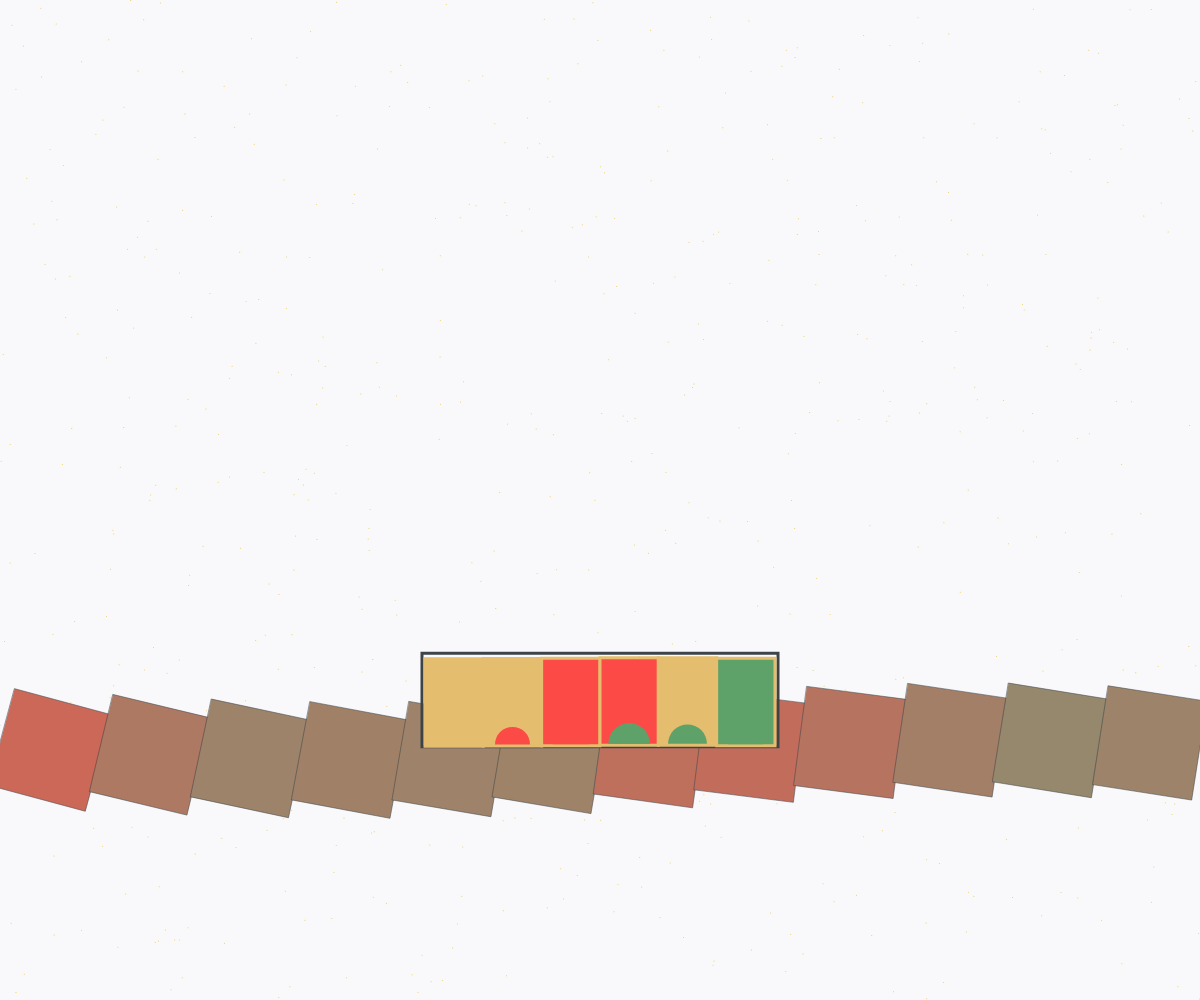
Frame 1 (no input)
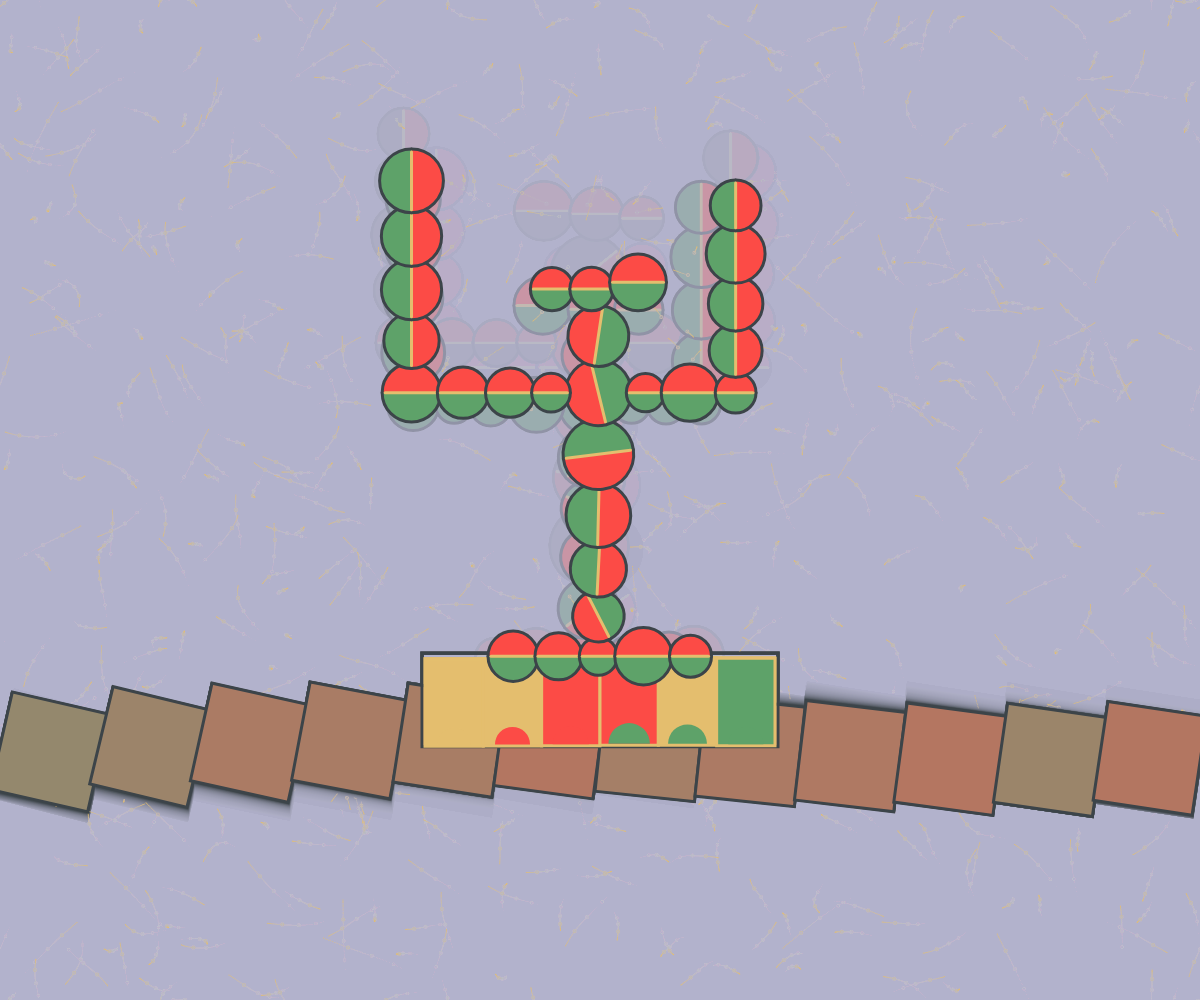
Frame 60 (no input)
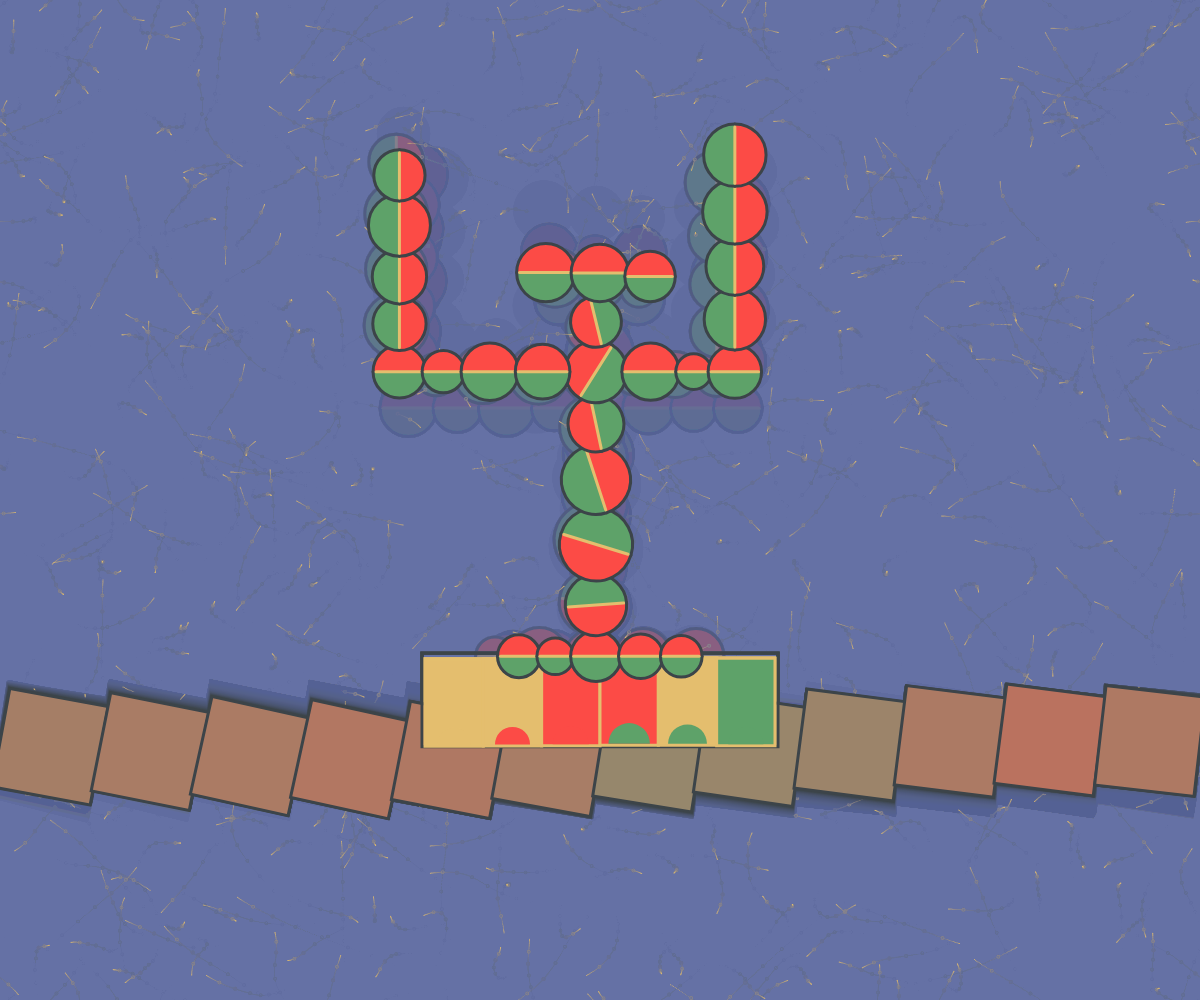
Frame 120 (the mouse pressed at the canvas centre since frame 60)

The p5.js sketch that drew these frames (run headless with seeded random() and noise() and a simulated clock; from frame 60 on, the mouse is pressed at the canvas centre):

// p5.js sketch
// ── sketch.js
let density = 0.0005; // Background Line Density
let squareColor, strokeColor, baseColors;
let baseUnits = []; // An array to contain rectangular base
let timeOffset = 0;
let noiseoffset = 0;
let particles = [];
let frameCount = 0;


// BicolorCircle class
class BicolorCircle {
  constructor(x, y, diameter) {
    this.x = x;
    this.y = y;
    this.diameter = diameter;
  }

  display() {
    let noiseFactor = noise(this.x * 0.001, this.y * 0.001, timeOffset);//Use Perlin noise to change the size of the circle
    let animatedDiameter = this.diameter + noiseFactor * 10;
    // Set a uniform stroke
    stroke(strokeColor);
    strokeWeight(3);

    // Draw the upper half red
    fill('#fc4b46');
    arc(this.x, this.y, animatedDiameter, animatedDiameter, PI, 0);

    // Draw the lower half green
    fill('#5ea269');
    arc(this.x, this.y, animatedDiameter, animatedDiameter, 0, PI);

    // Draw the yellow line dividing the middle
    stroke('#e4be6e');
    line(this.x - animatedDiameter / 2 + 3, this.y, this.x + animatedDiameter / 2 - 3, this.y);
  }
}
//Added particle Class to the base code for group work
class Particle {
  constructor() {
    this.x = random(width);
    this.y = random(height);
    this.noiseOffsetX = random(1000);
    this.noiseOffsetY = random(1000);
  }
  update() {
    // Using noise to control particles movement
    this.x += map(noise(this.noiseOffsetX), 0, 1, -2, 2);
    this.y += map(noise(this.noiseOffsetY), 0, 1, -2, 2);
    this.noiseOffsetX += 0.005;
    this.noiseOffsetY += 0.005;

    // Boundary 
    if (this.x > width) this.x = 0;
    if (this.x < 0) this.x = width;
    if (this.y > height) this.y = 0;
    if (this.y < 0) this.y = height;
  }

  display() {
    fill('#e4be6e');
    ellipse(this.x, this.y, 1, 1);
  }
}



// RectangleUnit Class
class RectangleUnit {
  constructor(x, y, width, height, color) {
    this.x = x;
    this.y = y;
    this.width = width;
    this.height = height;
    this.color = color;
    this.semicircleDiameter = random(width * 0.5, width * 0.75);
    this.bottomSemicircleColor = random(baseColors);
  }

  display() {
    let noiseFactor = noise(this.x * 0.01, timeOffset) * 5;
    let animatedY = this.y + noiseFactor;//Use perlin noise to change the Y coordinate of the small square
    //rectangular base
    stroke('#e4be6e');
    strokeWeight(3);
    fill(this.color);
    rect(this.x, animatedY, this.width, this.height);

    // Draw semicircle with the bottom edge
    noStroke();
    fill(this.bottomSemicircleColor);
    arc(
      this.x + this.width / 2,
      animatedY + this.height - 1.5,
      this.semicircleDiameter,
      this.semicircleDiameter,
      PI, TWO_PI
    );
  }
}


function setup() {
  createCanvas(windowWidth, windowHeight);

  // Define stroke properties
  strokeWeight(0.5);
  stroke(255, 255, 102, 50);
  noFill();

  // Define colors
  strokeColor = '#3c4449';
  squareColor = color('#69a27d');
  baseColors = ['#e4be6e', '#5ea269', '#fc4b46'];

  // Create particles based on canvas size
  let numBranches = int(windowWidth * windowHeight * density);
  for (let i = 0; i < numBranches; i++) {
    particles.push(new Particle());
  }

  // Create base
  createBase();
}

function draw() {
  // Clear canvas with a transparent background to create a fading effect
  //Create a color object to change the background color as the mouse moves. Both x and y have different effects.
  let bgColor = color(noise(mouseX * 0.001) * 255, noise(mouseY * 0.001) * 255, 200 - (mouseY * 0.1));
  bgColor.setAlpha(20); // Set transparency to 20
  background(bgColor); // Use background color with transparency

  // Draw background elements first (particles)
  for (let particle of particles) {
    particle.update();
    particle.display();
  }

  // Draw green squares
  drawGreenSquares();

  // Draw base elements
  drawBase();

  // Draw connected circles last to ensure they are on top
  frameCount++;
  if (frameCount % 15 === 0) { // update every 10 frame
    drawConnectedCircles();
  }
}
function drawConnectedCircles() {
  let squareSize = height * 0.1;
  let baseWidth = squareSize * 3.5;
  let rectWidth = baseWidth / 6;
  let yPosition = height * 0.7 - (rectWidth * 1.5) / 2;

  // Record the data of the five horizontal circles at the bottom
  let diameters = [];
  let totalWidth = 0;
  for (let i = 0; i < 5; i++) {
    let diameter = random(rectWidth * 0.5, rectWidth);
    diameters.push(diameter);
    totalWidth += diameter;
  }

  let centerX = width / 2;
  let startX = centerX - totalWidth / 2;

  // Draw the five horizontal circles at the bottom
  let currentX = startX;
  for (let i = 0; i < 5; i++) {
    let circleDiameter = diameters[i];
    let bicolorCircle = new BicolorCircle(currentX + circleDiameter / 2, yPosition, circleDiameter);
    bicolorCircle.display();
    currentX += circleDiameter;

    // Draw six vertical circles for the third circle
    if (i === 2) {
      let verticalY = yPosition - circleDiameter / 2;
      // Record data based on the fifth circle
      let fifthVerticalCircleY = null;
      let fifthCircleDiameter = null;

      for (let j = 0; j < 6; j++) {
        let verticalDiameter = random(rectWidth * 0.75, rectWidth * 1.25);

        // Controlling rotation with noise
        noiseoffset += 1;
        let trunkRotate = noise(noiseoffset) * TWO_PI;
        push();
        translate(currentX - circleDiameter / 2, verticalY - verticalDiameter / 2);
        rotate(trunkRotate);
        let verticalCircle = new BicolorCircle(0, 0, verticalDiameter);
        verticalCircle.display();
        pop();

        // Record the center position and diameter at the fifth vertical circle
        if (j === 4) {
          fifthVerticalCircleY = verticalY;
          fifthCircleDiameter = verticalDiameter;
        }
        verticalY -= verticalDiameter;
      }

      // Add horizontal circles to the left and right sides of the fifth vertical circle
      if (fifthVerticalCircleY !== null && fifthCircleDiameter !== null) {
        let adjustedY = fifthVerticalCircleY - fifthCircleDiameter / 2;

        let leftDiameters = [];
        let leftTotalWidth = 0;

        //Record the data of the fifth circle
        for (let k = 0; k < 4; k++) {
          let leftDiameter = random(rectWidth * 0.5, rectWidth);
          leftDiameters.push(leftDiameter);
          leftTotalWidth += leftDiameter;
        }

        let leftStartX = currentX - circleDiameter / 2 - fifthCircleDiameter / 2 - leftTotalWidth;

        // Draw four horizontal circles on the left
        for (let k = 0; k < 4; k++) {
          let leftCircleDiameter = leftDiameters[k];
          let leftCircleX = leftStartX + leftCircleDiameter / 2;
          let leftCircle = new BicolorCircle(leftCircleX, adjustedY, leftCircleDiameter);
          leftCircle.display();
          leftStartX += leftCircleDiameter;

          // Draw four vertical circles on the left
          if (k === 0) {
            let verticalY = adjustedY - leftCircleDiameter / 2;
            for (let j = 0; j < 4; j++) {
              let verticalDiameter = random(rectWidth * 0.75, rectWidth * 1);
              // Rotate 90 degrees
              push();
              translate(leftCircleX, verticalY - verticalDiameter / 2);
              rotate(HALF_PI);
              let verticalCircle = new BicolorCircle(0, 0, verticalDiameter);
              verticalCircle.display();
              pop();
              verticalY -= verticalDiameter;
            }
          }
        }

        // Draw three horizontal circles on the right
        let rightDiameters = [];
        let rightTotalWidth = 0;

        for (let k = 0; k < 3; k++) {
          let rightDiameter = random(rectWidth * 0.5, rectWidth);
          rightDiameters.push(rightDiameter);
          rightTotalWidth += rightDiameter;
        }

        let rightStartX = currentX - circleDiameter / 2 + fifthCircleDiameter / 2;

        for (let k = 0; k < 3; k++) {
          let rightCircleDiameter = rightDiameters[k];
          let rightCircleX = rightStartX + rightCircleDiameter / 2;
          let rightCircle = new BicolorCircle(rightCircleX, adjustedY, rightCircleDiameter);
          rightCircle.display();
          rightStartX += rightCircleDiameter;
          if (k === 2) {
            let verticalY = adjustedY - rightCircleDiameter / 2;
            for (let j = 0; j < 4; j++) {
              let verticalDiameter = random(rectWidth * 0.75, rectWidth * 1);
              // rotate 90
              push();
              translate(rightCircleX, verticalY - verticalDiameter / 2);
              rotate(HALF_PI);
              let verticalCircle = new BicolorCircle(0, 0, verticalDiameter);
              verticalCircle.display();
              pop();
              verticalY -= verticalDiameter;
            }
          }
        }
      }

      // Draw three horizontal circles above the vertical circle
      let topYPosition = verticalY;
      let topDiameters = [];
      let topTotalWidth = 0;

      // Generate the diameters of the top three horizontal circles and calculate the total width
      for (let k = 0; k < 3; k++) {
        let topDiameter = random(rectWidth * 0.5, rectWidth);
        topDiameters.push(topDiameter);
        topTotalWidth += topDiameter;
      }

      // Calculate the starting x position of the top horizontal row so that it is centered
      let topStartX = currentX - circleDiameter / 2 - topTotalWidth / 2;

      // Draw three circles arranged horizontally at the top
      for (let k = 0; k < 3; k++) {
        let topCircleDiameter = topDiameters[k];
        let topCircleX = topStartX + topCircleDiameter / 2;
        let topCircle = new BicolorCircle(topCircleX, topYPosition - topCircleDiameter / 2, topCircleDiameter);
        topCircle.display();
        topStartX += topCircleDiameter;
      }
    }
  }
}





function drawGreenSquares() {
  let squareSize = height * 0.1;
  let numSquares = width / squareSize;
  let yPositionBase = height * 0.7;


  for (let i = 0; i < numSquares; i++) {
    // Use the sin() function to implement wave motion
    let waveSpeed = frameCount * 0.05; // the speed of the waves
    let yOffset = sin(i * 0.5 + waveSpeed) * 10; // the height of the wave
    let noiseColorFactor = noise(i * 0.3, frameCount * 0.03);//use perlin noise to change the color of the squares
    let dynamicColor = lerpColor(color('#69a27d'), color('#fc4b46'), noiseColorFactor);
    let rotation = noise(i * 0.1, frameCount * 0.01) * PI / 8; // Rotation effect
    push();
    translate(i * squareSize + squareSize / 2, yPositionBase + yOffset + squareSize / 2);
    rotate(rotation);
    fill(dynamicColor);
    stroke(strokeColor);
    rect(-squareSize / 2, -squareSize / 2, squareSize, squareSize);
    pop();
  }
}


// create base
function createBase() {
  // Calculate the size of the rectangles proportionally
  let squareSize = height * 0.1;
  let baseWidth = squareSize * 3.5;
  let rectWidth = baseWidth / 6;
  let rectHeight = rectWidth * 1.5;
  let yPosition = height * 0.7 - rectHeight / 2;

  // Create a small rectangle for the base and store it in an array
  baseUnits = [];
  for (let i = 0; i < 6; i++) {
    let x = (width - baseWidth) / 2 + i * rectWidth;
    let color = random(baseColors);
    let unit = new RectangleUnit(x, yPosition, rectWidth, rectHeight, color);
    baseUnits.push(unit);
  }
}

// draw base
function drawBase() {
  // Draw the outer stroke of the base
  let squareSize = height * 0.1;
  let baseWidth = squareSize * 3.5;
  let rectHeight = (baseWidth / 6) * 1.5;
  let yPosition = height * 0.7 - rectHeight / 2;

  push();
  translate((width - baseWidth) / 2, yPosition);
  stroke(strokeColor);
  strokeWeight(3);
  noFill();
  rect(-3, -3, baseWidth + 6, rectHeight + 6);
  pop();

  // Draw each rectangle
  for (let unit of baseUnits) {
    unit.display();
  }
}

// Adapt to screen size
function windowResized() {
  resizeCanvas(windowWidth, windowHeight);
  setup();
}
